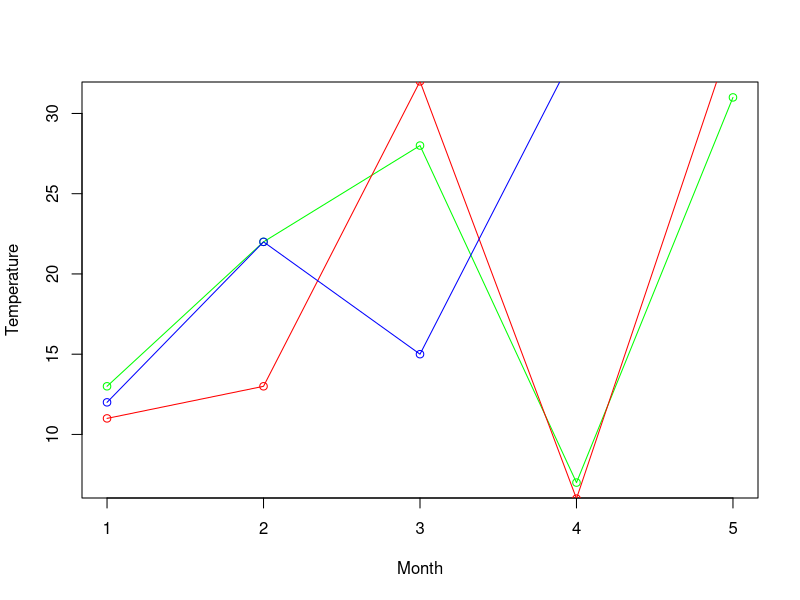
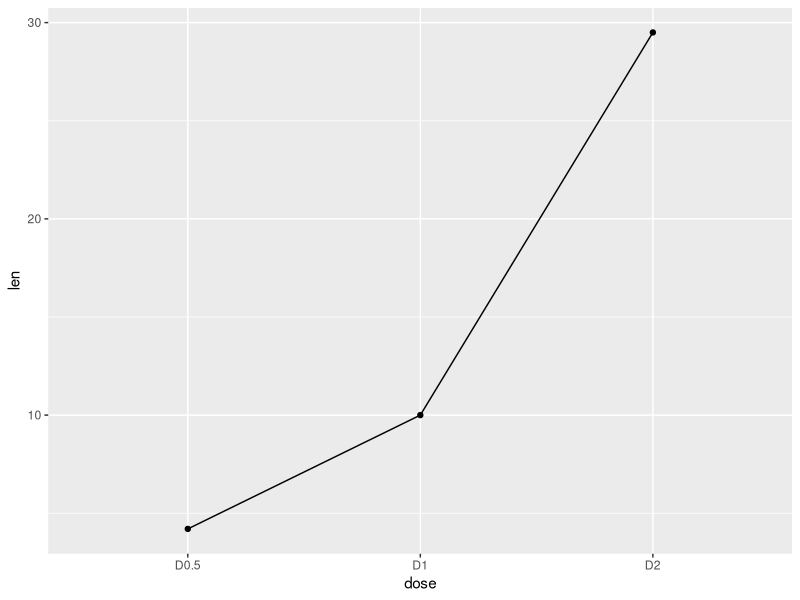

Write R code to recreate these figures, in order. (Note: this script raises an error after producing the figures.)
v <- c(13,22,28,7,31)  

w <- c(11,13,32,6,35)  

x <- c(12,22,15,34,35)  

plot(v,type = "o",col="green",xlab="Month",ylab="Temperature")  

lines(w, type = "o", col = "red")  

lines(x, type = "o", col = "blue")  

library(ggplot2)

data_frame<- data.frame(dose=c("D0.5", "D1", "D2"),  
                        len=c(4.2, 10, 29.5))  
head(data_frame)  

ggplot(data=data_frame, aes(x=dose, y=len, group=1)) +geom_line()+geom_point()  

ggplot(data=df, aes(x=dose, y=len, group=1)) +geom_line(linetype = "dashed")+geom_point()  

ggplot(data=df, aes(x=dose, y=len, group=1)) +geom_line(color="red")+geom_point()  